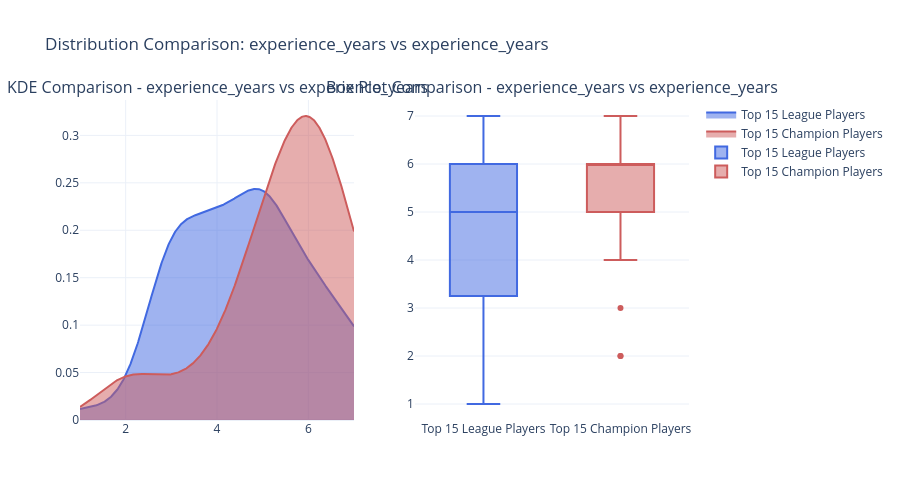

The code cell stored with this chart in its notebook:
### Code cell
analyzer = StaticalAnalysis(df_top15league_players_experience, df_champions_top15_experience)
analyzer.plot_kde_boxplot_side_by_side(
    col1="experience_years",
    label1="Top 15 League Players",
    label2="Top 15 Champion Players"
)

### Figure 1 — Plotly figure (JSON) as saved in the notebook; plotly's stock layout.template omitted (floating-point values rounded to 4 significant figures; data arrays with more than 128 entries replaced by an {"elided": "..."} marker saying what was removed)
{"data": [{"fill": "tozeroy", "line": {"color": "royalblue"}, "mode": "lines", "name": "Top 15 League Players", "opacity": 0.6, "type": "scatter", "x": {"elided": "500 float values"}, "xaxis": "x", "y": {"elided": "500 float values"}, "yaxis": "y"}, {"fill": "tozeroy", "line": {"color": "indianred"}, "mode": "lines", "name": "Top 15 Champion Players", "opacity": 0.6, "type": "scatter", "x": {"elided": "500 float values"}, "xaxis": "x", "y": {"elided": "500 float values"}, "yaxis": "y"}, {"boxpoints": "outliers", "marker": {"color": "royalblue"}, "name": "Top 15 League Players", "type": "box", "xaxis": "x2", "y": [3, 3, 3, 3, 3, 3, 3, 3, 3, 3, 3, 3, 3, 3, 3, 4, 4, 4, 4, 4, 4, 4, 4, 4, 4, 4, 3, 4, 4, 4, 5, 5, 2, 5, 5, 5, 5, 5, 5, 5, 5, 5, 5, 5, 5, 5, 6, 6, 6, 6, 6, 6, 5, 6, 5, 6, 3, 6, 6, 6, 7, 5, 7, 7, 7, 7, 5, 7, 4, 7, 6, 5, 1, 7, 4], "yaxis": "y2"}, {"boxpoints": "outliers", "marker": {"color": "indianred"}, "name": "Top 15 Champion Players", "type": "box", "xaxis": "x2", "y": [6, 6, 6, 6, 6, 3, 6, 5, 2, 6, 5, 6, 6, 6, 2, 7, 5, 5, 7, 5, 7, 4, 5, 4, 5, 7, 6, 7, 6, 7], "yaxis": "y2"}], "layout": {"annotations": [{"font": {"size": 16}, "showarrow": false, "text": "KDE Comparison - experience_years vs experience_years", "x": 0.225, "xanchor": "center", "xref": "paper", "y": 1, "yanchor": "bottom", "yref": "paper"}, {"font": {"size": 16}, "showarrow": false, "text": "Box Plot Comparison - experience_years vs experience_years", "x": 0.775, "xanchor": "center", "xref": "paper", "y": 1, "yanchor": "bottom", "yref": "paper"}], "height": 500, "showlegend": true, "title": {"text": "Distribution Comparison: experience_years vs experience_years"}, "xaxis": {"anchor": "y", "domain": [0, 0.45]}, "xaxis2": {"anchor": "y2", "domain": [0.55, 1]}, "yaxis": {"anchor": "x", "domain": [0, 1]}, "yaxis2": {"anchor": "x2", "domain": [0, 1]}}}
